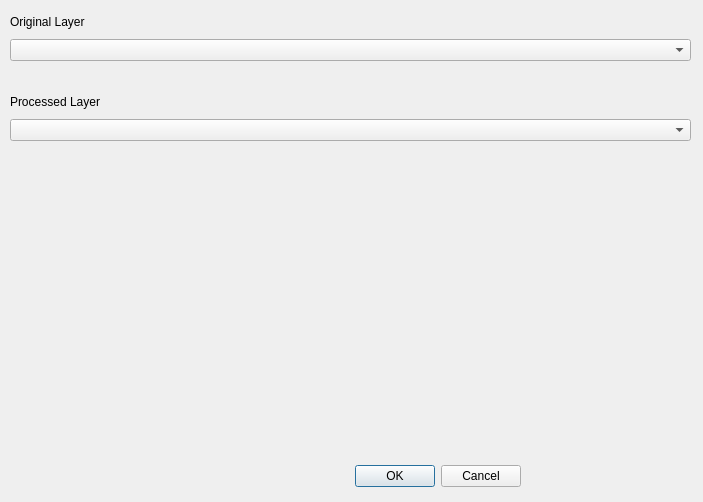
<?xml version="1.0" encoding="UTF-8"?>
<ui version="4.0">
 <class>privacyEvalDialogBase</class>
 <widget class="QDialog" name="privacyEvalDialogBase">
  <property name="geometry">
   <rect>
    <x>0</x>
    <y>0</y>
    <width>703</width>
    <height>502</height>
   </rect>
  </property>
  <property name="minimumSize">
   <size>
    <width>400</width>
    <height>400</height>
   </size>
  </property>
  <property name="windowTitle">
   <string>Privacy Evaluation Framework</string>
  </property>
  <property name="locale">
   <locale language="English" country="UnitedStates"/>
  </property>
  <widget class="QDialogButtonBox" name="button_box">
   <property name="geometry">
    <rect>
     <x>180</x>
     <y>460</y>
     <width>341</width>
     <height>32</height>
    </rect>
   </property>
   <property name="orientation">
    <enum>Qt::Horizontal</enum>
   </property>
   <property name="standardButtons">
    <set>QDialogButtonBox::Cancel|QDialogButtonBox::Ok</set>
   </property>
  </widget>
  <widget class="QWidget" name="verticalLayoutWidget">
   <property name="geometry">
    <rect>
     <x>10</x>
     <y>10</y>
     <width>681</width>
     <height>51</height>
    </rect>
   </property>
   <layout class="QVBoxLayout" name="verticalLayout">
    <property name="sizeConstraint">
     <enum>QLayout::SetDefaultConstraint</enum>
    </property>
    <property name="leftMargin">
     <number>0</number>
    </property>
    <item>
     <widget class="QLabel" name="label">
      <property name="text">
       <string>Original Layer</string>
      </property>
     </widget>
    </item>
    <item>
     <widget class="QgsMapLayerComboBox" name="originalMapLayer"/>
    </item>
   </layout>
  </widget>
  <widget class="QWidget" name="verticalLayoutWidget_2">
   <property name="geometry">
    <rect>
     <x>10</x>
     <y>90</y>
     <width>681</width>
     <height>51</height>
    </rect>
   </property>
   <layout class="QVBoxLayout" name="verticalLayout_2">
    <item>
     <widget class="QLabel" name="label_2">
      <property name="text">
       <string>Processed Layer</string>
      </property>
     </widget>
    </item>
    <item>
     <widget class="QgsMapLayerComboBox" name="processedMapLayer"/>
    </item>
   </layout>
  </widget>
  <widget class="QWidget" name="widget" native="true">
   <property name="geometry">
    <rect>
     <x>10</x>
     <y>160</y>
     <width>681</width>
     <height>80</height>
    </rect>
   </property>
   <property name="sizePolicy">
    <sizepolicy hsizetype="Preferred" vsizetype="Preferred">
     <horstretch>5</horstretch>
     <verstretch>5</verstretch>
    </sizepolicy>
   </property>
  </widget>
 </widget>
 <customwidgets>
  <customwidget>
   <class>QgsMapLayerComboBox</class>
   <extends>QComboBox</extends>
   <header>qgsmaplayercombobox.h</header>
  </customwidget>
 </customwidgets>
 <resources/>
 <connections>
  <connection>
   <sender>button_box</sender>
   <signal>accepted()</signal>
   <receiver>privacyEvalDialogBase</receiver>
   <slot>accept()</slot>
   <hints>
    <hint type="sourcelabel">
     <x>20</x>
     <y>20</y>
    </hint>
    <hint type="destinationlabel">
     <x>20</x>
     <y>20</y>
    </hint>
   </hints>
  </connection>
  <connection>
   <sender>button_box</sender>
   <signal>rejected()</signal>
   <receiver>privacyEvalDialogBase</receiver>
   <slot>reject()</slot>
   <hints>
    <hint type="sourcelabel">
     <x>20</x>
     <y>20</y>
    </hint>
    <hint type="destinationlabel">
     <x>20</x>
     <y>20</y>
    </hint>
   </hints>
  </connection>
 </connections>
</ui>
